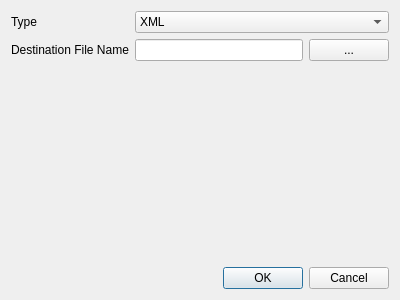
<?xml version="1.0" encoding="UTF-8"?>
<ui version="4.0">
 <class>ExportDialog</class>
 <widget class="QDialog" name="ExportDialog">
  <property name="geometry">
   <rect>
    <x>0</x>
    <y>0</y>
    <width>400</width>
    <height>300</height>
   </rect>
  </property>
  <property name="windowTitle">
   <string>Dialog</string>
  </property>
  <layout class="QVBoxLayout" name="verticalLayout">
   <item>
    <layout class="QFormLayout" name="formLayout">
     <item row="0" column="0">
      <widget class="QLabel" name="label">
       <property name="text">
        <string>Type</string>
       </property>
      </widget>
     </item>
     <item row="0" column="1">
      <widget class="QComboBox" name="comboBox">
       <item>
        <property name="text">
         <string>XML</string>
        </property>
       </item>
      </widget>
     </item>
     <item row="1" column="0">
      <widget class="QLabel" name="label_2">
       <property name="text">
        <string>Destination File Name</string>
       </property>
      </widget>
     </item>
     <item row="1" column="1">
      <layout class="QHBoxLayout" name="horizontalLayout">
       <item>
        <widget class="QLineEdit" name="lineEdit"/>
       </item>
       <item>
        <widget class="QPushButton" name="pushButton">
         <property name="text">
          <string>...</string>
         </property>
        </widget>
       </item>
      </layout>
     </item>
    </layout>
   </item>
   <item>
    <widget class="QDialogButtonBox" name="buttonBox">
     <property name="orientation">
      <enum>Qt::Horizontal</enum>
     </property>
     <property name="standardButtons">
      <set>QDialogButtonBox::Cancel|QDialogButtonBox::Ok</set>
     </property>
    </widget>
   </item>
  </layout>
 </widget>
 <resources/>
 <connections>
  <connection>
   <sender>buttonBox</sender>
   <signal>accepted()</signal>
   <receiver>ExportDialog</receiver>
   <slot>accept()</slot>
   <hints>
    <hint type="sourcelabel">
     <x>248</x>
     <y>254</y>
    </hint>
    <hint type="destinationlabel">
     <x>157</x>
     <y>274</y>
    </hint>
   </hints>
  </connection>
  <connection>
   <sender>buttonBox</sender>
   <signal>rejected()</signal>
   <receiver>ExportDialog</receiver>
   <slot>reject()</slot>
   <hints>
    <hint type="sourcelabel">
     <x>316</x>
     <y>260</y>
    </hint>
    <hint type="destinationlabel">
     <x>286</x>
     <y>274</y>
    </hint>
   </hints>
  </connection>
 </connections>
</ui>
